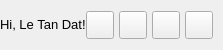
           <widget class="QFrame" name="contentTopBg">
            <property name="minimumSize">
             <size>
              <width>0</width>
              <height>50</height>
             </size>
            </property>
            <property name="maximumSize">
             <size>
              <width>16777215</width>
              <height>50</height>
             </size>
            </property>
            <property name="frameShape">
             <enum>QFrame::NoFrame</enum>
            </property>
            <property name="frameShadow">
             <enum>QFrame::Raised</enum>
            </property>
            <layout class="QHBoxLayout" name="horizontalLayout">
             <property name="spacing">
              <number>0</number>
             </property>
             <property name="leftMargin">
              <number>0</number>
             </property>
             <property name="topMargin">
              <number>0</number>
             </property>
             <property name="rightMargin">
              <number>10</number>
             </property>
             <property name="bottomMargin">
              <number>0</number>
             </property>
             <item>
              <widget class="QFrame" name="leftBox">
               <property name="sizePolicy">
                <sizepolicy hsizetype="Expanding" vsizetype="Preferred">
                 <horstretch>0</horstretch>
                 <verstretch>0</verstretch>
                </sizepolicy>
               </property>
               <property name="frameShape">
                <enum>QFrame::NoFrame</enum>
               </property>
               <property name="frameShadow">
                <enum>QFrame::Raised</enum>
               </property>
               <layout class="QHBoxLayout" name="horizontalLayout_3">
                <property name="spacing">
                 <number>0</number>
                </property>
                <property name="leftMargin">
                 <number>0</number>
                </property>
                <property name="topMargin">
                 <number>0</number>
                </property>
                <property name="rightMargin">
                 <number>0</number>
                </property>
                <property name="bottomMargin">
                 <number>0</number>
                </property>
                <item>
                 <widget class="QLabel" name="titleRightInfo">
                  <property name="sizePolicy">
                   <sizepolicy hsizetype="Preferred" vsizetype="Expanding">
                    <horstretch>0</horstretch>
                    <verstretch>0</verstretch>
                   </sizepolicy>
                  </property>
                  <property name="maximumSize">
                   <size>
                    <width>16777215</width>
                    <height>45</height>
                   </size>
                  </property>
                  <property name="font">
                   <font>
                    <family>Segoe UI</family>
                    <pointsize>10</pointsize>
                    <italic>false</italic>
                    <bold>false</bold>
                   </font>
                  </property>
                  <property name="text">
                   <string>Hi, Le Tan Dat!</string>
                  </property>
                  <property name="alignment">
                   <set>Qt::AlignLeading|Qt::AlignLeft|Qt::AlignVCenter</set>
                  </property>
                 </widget>
                </item>
               </layout>
              </widget>
             </item>
             <item alignment="Qt::AlignRight">
              <widget class="QFrame" name="rightButtons">
               <property name="minimumSize">
                <size>
                 <width>0</width>
                 <height>28</height>
                </size>
               </property>
               <property name="frameShape">
                <enum>QFrame::NoFrame</enum>
               </property>
               <property name="frameShadow">
                <enum>QFrame::Raised</enum>
               </property>
               <layout class="QHBoxLayout" name="horizontalLayout_2">
                <property name="spacing">
                 <number>5</number>
                </property>
                <property name="leftMargin">
                 <number>0</number>
                </property>
                <property name="topMargin">
                 <number>0</number>
                </property>
                <property name="rightMargin">
                 <number>0</number>
                </property>
                <property name="bottomMargin">
                 <number>0</number>
                </property>
                <item>
                 <widget class="QPushButton" name="settingsTopBtn">
                  <property name="minimumSize">
                   <size>
                    <width>28</width>
                    <height>28</height>
                   </size>
                  </property>
                  <property name="maximumSize">
                   <size>
                    <width>28</width>
                    <height>28</height>
                   </size>
                  </property>
                  <property name="cursor">
                   <cursorShape>PointingHandCursor</cursorShape>
                  </property>
                  <property name="toolTip">
                   <string>Settings</string>
                  </property>
                  <property name="text">
                   <string/>
                  </property>
                  <property name="icon">
                   <iconset resource="resources.qrc">
                    <normaloff>:/icons/images/icons/icon_settings.png</normaloff>:/icons/images/icons/icon_settings.png</iconset>
                  </property>
                  <property name="iconSize">
                   <size>
                    <width>20</width>
                    <height>20</height>
                   </size>
                  </property>
                 </widget>
                </item>
                <item>
                 <widget class="QPushButton" name="minimizeAppBtn">
                  <property name="minimumSize">
                   <size>
                    <width>28</width>
                    <height>28</height>
                   </size>
                  </property>
                  <property name="maximumSize">
                   <size>
                    <width>28</width>
                    <height>28</height>
                   </size>
                  </property>
                  <property name="cursor">
                   <cursorShape>PointingHandCursor</cursorShape>
                  </property>
                  <property name="toolTip">
                   <string>Minimize</string>
                  </property>
                  <property name="text">
                   <string/>
                  </property>
                  <property name="icon">
                   <iconset resource="resources.qrc">
                    <normaloff>:/icons/images/icons/icon_minimize.png</normaloff>:/icons/images/icons/icon_minimize.png</iconset>
                  </property>
                  <property name="iconSize">
                   <size>
                    <width>20</width>
                    <height>20</height>
                   </size>
                  </property>
                 </widget>
                </item>
                <item>
                 <widget class="QPushButton" name="maximizeRestoreAppBtn">
                  <property name="minimumSize">
                   <size>
                    <width>28</width>
                    <height>28</height>
                   </size>
                  </property>
                  <property name="maximumSize">
                   <size>
                    <width>28</width>
                    <height>28</height>
                   </size>
                  </property>
                  <property name="font">
                   <font>
                    <family>Segoe UI</family>
                    <pointsize>10</pointsize>
                    <italic>false</italic>
                    <bold>false</bold>
                    <stylestrategy>PreferDefault</stylestrategy>
                   </font>
                  </property>
                  <property name="cursor">
                   <cursorShape>PointingHandCursor</cursorShape>
                  </property>
                  <property name="toolTip">
                   <string>Maximize</string>
                  </property>
                  <property name="text">
                   <string/>
                  </property>
                  <property name="icon">
                   <iconset resource="resources.qrc">
                    <normaloff>:/icons/images/icons/icon_maximize.png</normaloff>:/icons/images/icons/icon_maximize.png</iconset>
                  </property>
                  <property name="iconSize">
                   <size>
                    <width>20</width>
                    <height>20</height>
                   </size>
                  </property>
                 </widget>
                </item>
                <item>
                 <widget class="QPushButton" name="closeAppBtn">
                  <property name="minimumSize">
                   <size>
                    <width>28</width>
                    <height>28</height>
                   </size>
                  </property>
                  <property name="maximumSize">
                   <size>
                    <width>28</width>
                    <height>28</height>
                   </size>
                  </property>
                  <property name="cursor">
                   <cursorShape>PointingHandCursor</cursorShape>
                  </property>
                  <property name="toolTip">
                   <string>Close</string>
                  </property>
                  <property name="text">
                   <string/>
                  </property>
                  <property name="icon">
                   <iconset resource="resources.qrc">
                    <normaloff>:/icons/images/icons/icon_close.png</normaloff>:/icons/images/icons/icon_close.png</iconset>
                  </property>
                  <property name="iconSize">
                   <size>
                    <width>20</width>
                    <height>20</height>
                   </size>
                  </property>
                 </widget>
                </item>
               </layout>
              </widget>
             </item>
            </layout>
           </widget>
